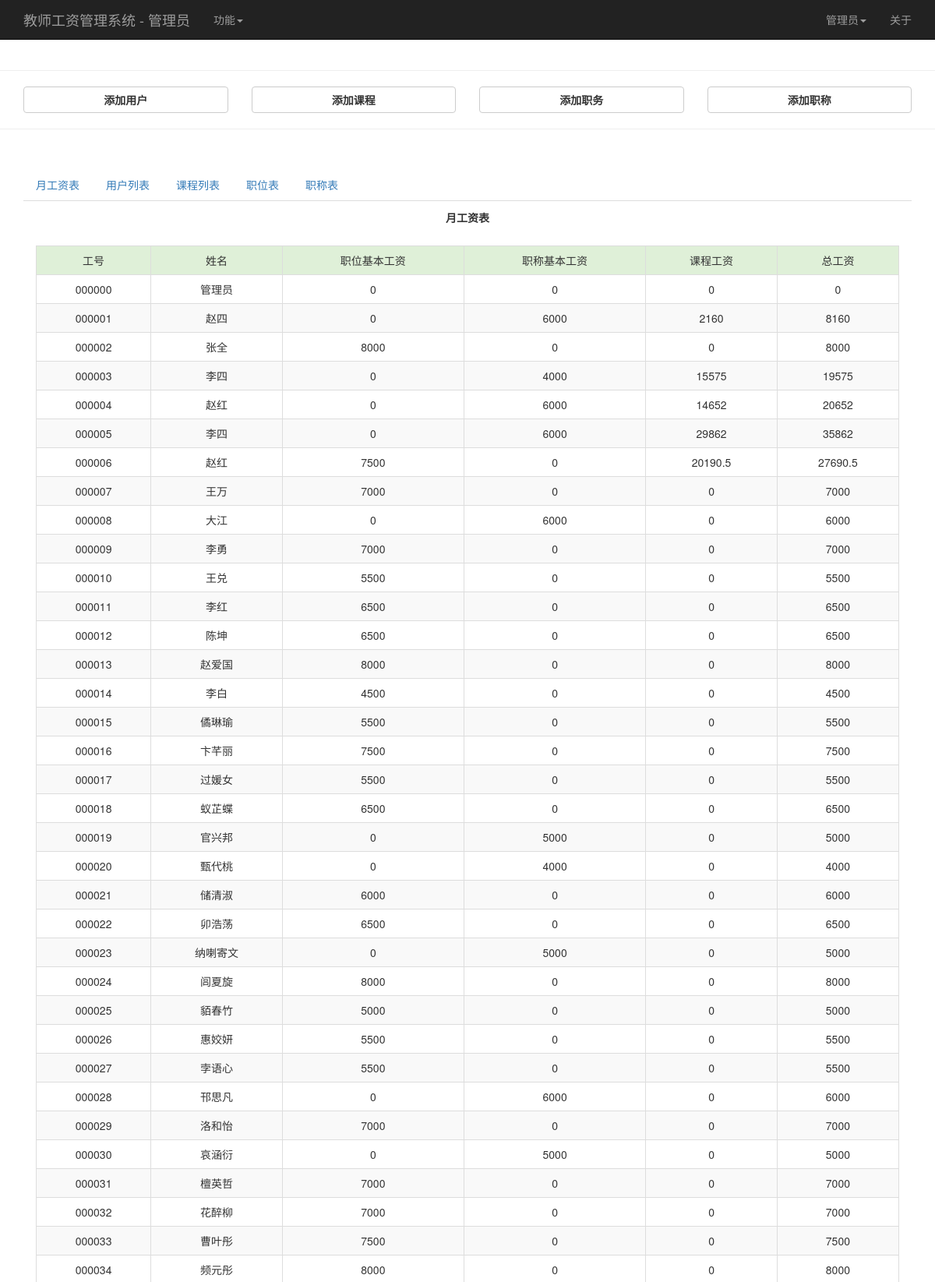
The page /admin.php (signed in, upper part) on the database its author committed.
### tables this page shows
CREATE TABLE `user` (
  `staff_number` char(6) NOT NULL,
  `staff_name` varchar(30) NOT NULL,
  `modify_right` int(11) DEFAULT '0',
  `staff_position` int(11) NOT NULL DEFAULT '0',
  `professional_title` int(11) NOT NULL DEFAULT '0',
  `password` varchar(20) NOT NULL
);

### query.php (called while the page is built, shortened)
<?php
require_once "connect.php";
$staff_number = $_SESSION["staff_number"];
$modify_right = $_SESSION["modify_right"];
if (isset($staff_number) && isset($modify_right)) {
    $query_user = "SELECT *  FROM user WHERE staff_number='$staff_number'";
    if($staff_info_result = $con->query($query_user)) {
        $staff_info_result_row = $staff_info_result->fetch_row();
        $staff_name = $staff_info_result_row[1];
    } else {
        echo '<script>alert("查询用户信息失败");</script>';
    }
} else {
    echo '<script>alert("当前账户已退出，请重新登录");location.href="index.php";</script>';
}
?>

### modify.php (the view, shortened to what this page needs)
<?php
function print_all_user_wage($con)
{
    if (isset($_SESSION["staff_number"]) && isset($_SESSION["modify_right"])) {
        if ($_SESSION["modify_right"] == '1') {
            $query_all_user_info = "SELECT *  FROM user order by staff_number ASC;";
            $all_user_info_result = $con->query($query_all_user_info);
            for ($i = 0; $i <$all_user_info_result->num_rows; $i++) {
                $single_user_result = $all_user_info_result->fetch_row();
                $single_user_number = $single_user_result[0];
                $single_user_name = $single_user_result[1];
                $position_code = $single_user_result[3];
                $professional_title_code = $single_user_result[4];
                $query_all_user_info_position_name = "SELECT wage FROM staff_position WHERE position_code='$position_code'";
                $query_all_user_info_position_name_result = $con->query($query_all_user_info_position_name);
                $position_wage = current($query_all_user_info_position_name_result->fetch_row());
                $query_all_user_info_title_name = "SELECT wage FROM professional_title WHERE title_code ='$professional_title_code'";
                $query_all_user_info_title_name_result = $con->query($query_all_user_info_title_name);
                $title_wage = current($query_all_user_info_title_name_result->fetch_row());
                if ($position_wage > $title_wage) {
                    $title_wage = 0;
                } else {
                    $position_wage = 0;
                }
                $salary_sum=count_course_salary($con,$single_user_number,$professional_title_code);
                $wage_sum = $salary_sum + $position_wage + $title_wage;
                echo "
<tr class=\"default\">
                <td>" . $single_user_number . "</td>
            <td>" . $single_user_name . "</td>
            <td>" . $position_wage . "</td>
            <td>" . $title_wage . "</td>
            <td>" . $salary_sum . "</td>
             <td>" . $wage_sum . "</td>
                </tr>";
            }
        } else {
            echo '<script>alert("您不是管理员，请检测登录信息");location.href="admin.php";</script>';
        }
    } else {
        echo '<script>alert("当前账户已退出，请重新登录");location.href="index.php";</script>';
    }
}
function count_course_salary($con,$single_user_number,$professional_title_code){
    $query_course_list = "SELECT * FROM course WHERE course_number IN (SELECT course_number FROM teaching_arrangement WHERE staff_number='$single_user_number')";
    $salary_sum = 0;
    if($course_list_result = $con->query($query_course_list)) {
        for ($i = 0; $i < $course_list_result->num_rows; $i++) {
            $course_list_result_row = $course_list_result->fetch_row();
            $lesson_number = $course_list_result_row[2];
            $class_size = $course_list_result_row[3];
            switch ($professional_title_code) {
                case '1':
                    $basic_wage = CLASSWAGE * 1.2;
                    break;
                case '2':
                    $basic_wage = CLASSWAGE * 1.1;
                    break;
                case '3':
                    $basic_wage = CLASSWAGE;
                    break;
            }
            if ($class_size > 40) {
                $single_class_wage = $basic_wage * 1.1;
            } else if ($class_size > 60) {
                $single_class_wage = $basic_wage * 1.2;
            } else {
                $single_class_wage = $basic_wage;
            }
            $salary_sum = $salary_sum + $single_class_wage * $lesson_number;
        }
    } else {
        $salary_sum =0;
    }
    return $salary_sum;
}
?>

### admin.php (shortened to what this page needs)
<?php
require_once "query.php";
require_once "modify.php";
?>
<!DOCTYPE html>
<html lang="zh-CN">
<head>
    <link href="assets/css/bootstrap.min.css" rel="stylesheet">
    <link href="assets/css/style.css" rel="stylesheet">
</head>
<body style="padding-top: 70px;">
<nav class="navbar navbar-default navbar-fixed-top navbar-inverse " role="navigation">
    <div class="container">
        <div class="navbar-header">
            <a class="navbar-brand" href="#">教师工资管理系统 - 管理员</a>
        </div>
        <div class="collapse navbar-collapse" id="nav-title">
            <ul class="nav navbar-nav">
                <li class="dropdown" id="nav-feature">
                    <a href="#" class="dropdown-toggle" data-toggle="dropdown" role="button" aria-haspopup="true"
                       aria-expanded="false">功能<span class="caret"></span></a>
                </li>
            </ul>
            <ul class="nav navbar-nav navbar-right">
                <li class="dropdown" id="nav-user">
                    <a href="#" class="dropdown-toggle" data-toggle="dropdown" role="button" aria-haspopup="true"
                       aria-expanded="false">
                        <?php echo $staff_name; ?><span class="caret"></span></a>
                </li>
                <li><a href="#" data-toggle="modal" data-target="#about">关于</a></li>
            </ul>
        </div>
    </div>
</nav>
<div style="padding-bottom: 20px;">
    <hr class="divider">
    <div class="container text-center" id="feature">
        <div class="row">
            <div class="col-lg-3 col-sm-3 col-md-3">
                <a href="add_user.php">
                    <button class="btn btn-default btn-block">
                        <strong>添加用户</strong>
                    </button>
                </a>
            </div>
            <div class="col-lg-3 col-sm-3 col-md-3">
                <a href="add_course.php">
                    <button class="btn btn-default btn-block">
                        <strong>添加课程</strong>
                    </button>
                </a>
            </div>
            <div class="col-lg-3 col-sm-3 col-md-3">
                <a href="add_position.php">
                    <button class="btn btn-default btn-block">
                        <strong>添加职务</strong>
                    </button>
                </a>
            </div>
            <div class="col-lg-3 col-sm-3 col-md-3">
                <a href="add_title.php">
                    <button class="btn btn-default btn-block">
                        <strong>添加职称</strong>
                    </button>
                </a>
            </div>
        </div>
    </div>
    <hr class="divider">
</div>
<div style="padding-top: 10px; padding-bottom: 40px;">
    <div class="container">
        <ul class="nav nav-tabs" role="tablist" id="feature-tab">
            <li role="presentation"><a href="#user_salary" aria-controls="home" role="tab" data-toggle="tab">月工资表</a>
            </li>
            <li role="presentation"><a href="#user_list" aria-controls="home" role="tab" data-toggle="tab">用户列表</a>
            </li>
            <li role="presentation"><a href="#course_list" aria-controls="profile" role="tab" data-toggle="tab">课程列表</a>
            </li>
            <li role="presentation"><a href="#position_list" aria-controls="messages" role="tab"
                                       data-toggle="tab">职位表</a>
            </li>
            <li role="presentation"><a href="#title_list" aria-controls="messages" role="tab" data-toggle="tab">职称表</a>
            </li>
        </ul>
        <div class="tab-content">
            <div role="tabpanel" class="tab-pane active" id="user_salary">
                <div class="panel" id="user_salary">
                    <div class="panel-heading text-center"><strong>月工资表</strong></div>
                    <div class="panel-body">
                        <table class="table table-bordered table-hover table-striped text-center">
                            <tr class="success">
                                <td>工号</td>
                                <td>姓名</td>
                                <td>职位基本工资</td>
                                <td>职称基本工资</td>
                                <td>课程工资</td>
                                <td>总工资</td>
                            </tr>
                            <?php
                            print_all_user_wage($con);
                            ?>
                        </table>
                    </div>
                </div>
            </div>
        </div>
    </div>
</div>
</body>
</html>

### rows shown on the page
user: staff_name "管理员", staff_number "000000"
user: staff_number "000001", staff_name "赵四"
user: staff_number "000002", staff_name "张全"
user: staff_number "000003", staff_name "李四"
user: staff_number "000004", staff_name "赵红"
user: staff_number "000005", staff_name "李四"
user: staff_number "000006", staff_name "赵红"
user: staff_number "000007", staff_name "王万"
user: staff_number "000008", staff_name "大江"
user: staff_number "000009", staff_name "李勇"
user: staff_number "000010", staff_name "王兑"
user: staff_number "000011", staff_name "李红"
user: staff_number "000012", staff_name "陈坤"
user: staff_number "000013", staff_name "赵爱国"
user: staff_number "000014", staff_name "李白"
user: staff_number "000015", staff_name "僪琳瑜"
user: staff_number "000016", staff_name "卞芊丽"
user: staff_number "000017", staff_name "过媛女"
user: staff_number "000018", staff_name "蚁芷蝶"
user: staff_number "000019", staff_name "官兴邦"
user: staff_number "000020", staff_name "甄代桃"
user: staff_number "000021", staff_name "储清淑"
user: staff_number "000022", staff_name "卯浩荡"
user: staff_number "000023", staff_name "纳喇寄文"
user: staff_number "000024", staff_name "闾夏旋"
user: staff_number "000025", staff_name "貊春竹"
user: staff_number "000026", staff_name "惠姣妍"
user: staff_number "000027", staff_name "孛语心"
user: staff_number "000028", staff_name "邗思凡"
user: staff_number "000029", staff_name "洛和怡"
user: staff_number "000030", staff_name "哀涵衍"
user: staff_number "000031", staff_name "檀英哲"
user: staff_number "000032", staff_name "花醉柳"
user: staff_number "000033", staff_name "曹叶彤"
user: staff_number "000034", staff_name "频元彤"

### other values the page prints
$position_wage "0"
$title_wage "0"
$salary_sum "0"
$wage_sum "0"
$title_wage "6000"
$salary_sum "2160"
$wage_sum "8160"
$position_wage "8000"
$wage_sum "8000"
$title_wage "4000"
$salary_sum "15575"
$wage_sum "19575"
$salary_sum "14652"
$wage_sum "20652"
$salary_sum "29862"
